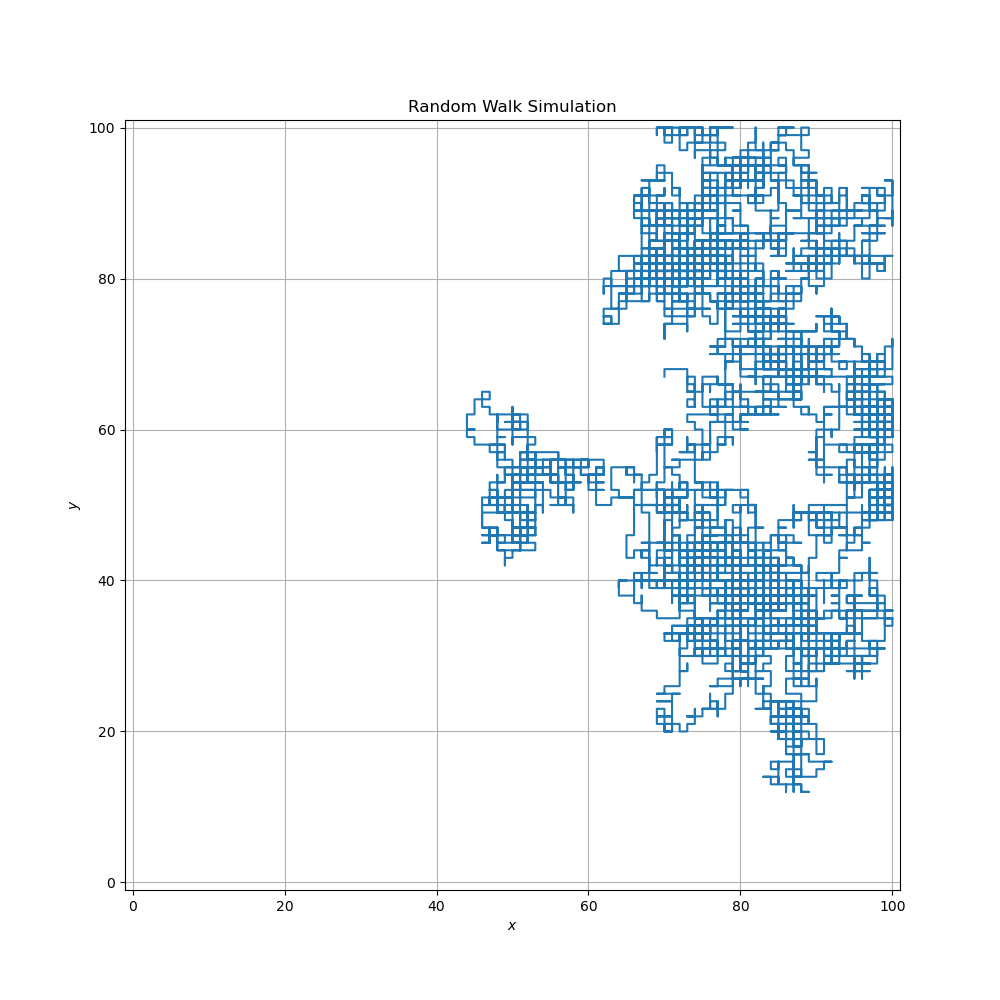

The Python source for this figure:

import numpy as np
import matplotlib.pyplot as plt

L = 101
x = np.arange(0,L,1)
y = np.arange(0,L,1)

x0,y0 = L//2, L//2

steps = int(1e4)
x,y = x0,y0
xarr = np.zeros(steps)
yarr = np.zeros(steps)

for i in range(steps):
    dir = np.random.randint(1,5)
    
    if dir == 1: x+= 1
    if dir == 2: x-= 1
    if dir == 3: y+= 1
    if dir == 4: y-= 1

    if x < 0: x += 1
    if x >= L: x -= 1
    if y < 0: y += 1
    if y >= L: y -= 1

    xarr[i],yarr[i] = x,y

plt.figure(figsize=(10,10))
plt.plot(xarr,yarr)
plt.title(r'Random Walk Simulation')
plt.xlabel(r'$x$')
plt.ylabel(r'$y$')
plt.grid()
plt.xlim(-1,L)
plt.ylim(-1,L)
plt.savefig('Ques3/Q3.png')
plt.show()